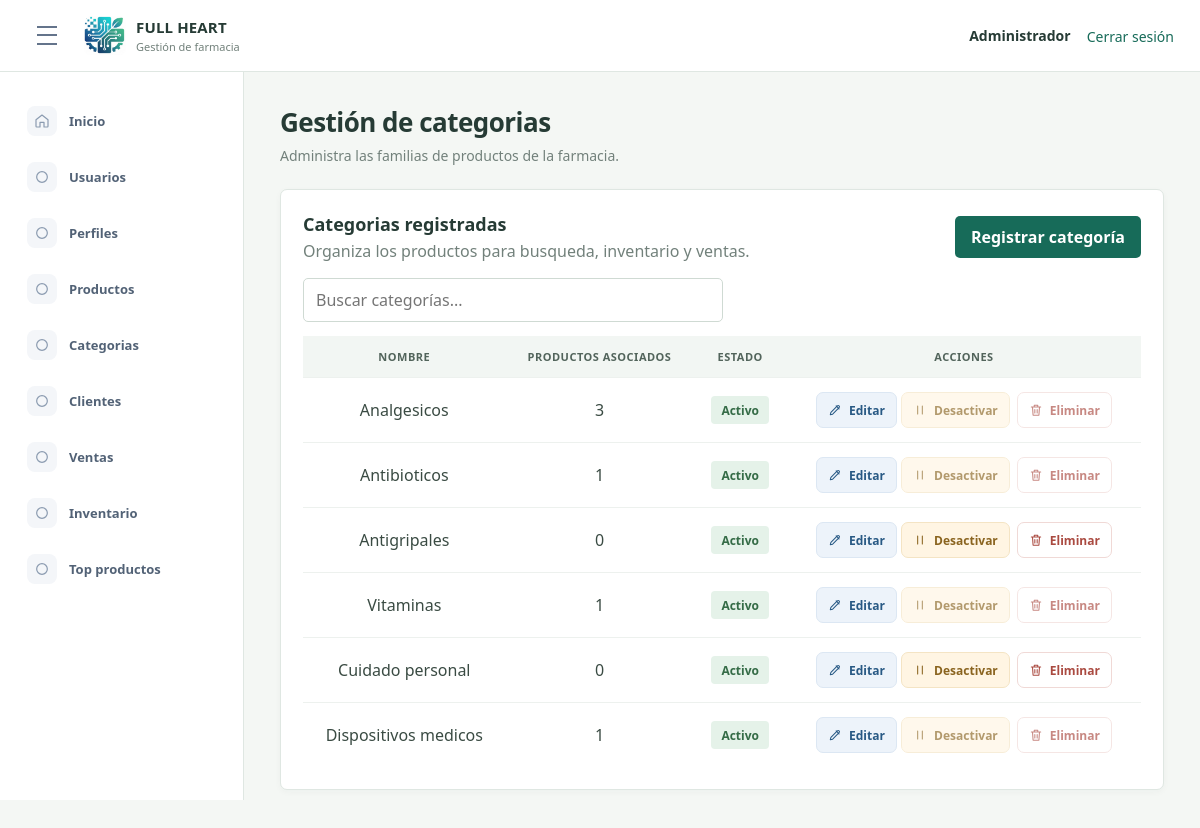
/index.php?route=module/categorias (signed in), run on an earlier commit of the app's database.
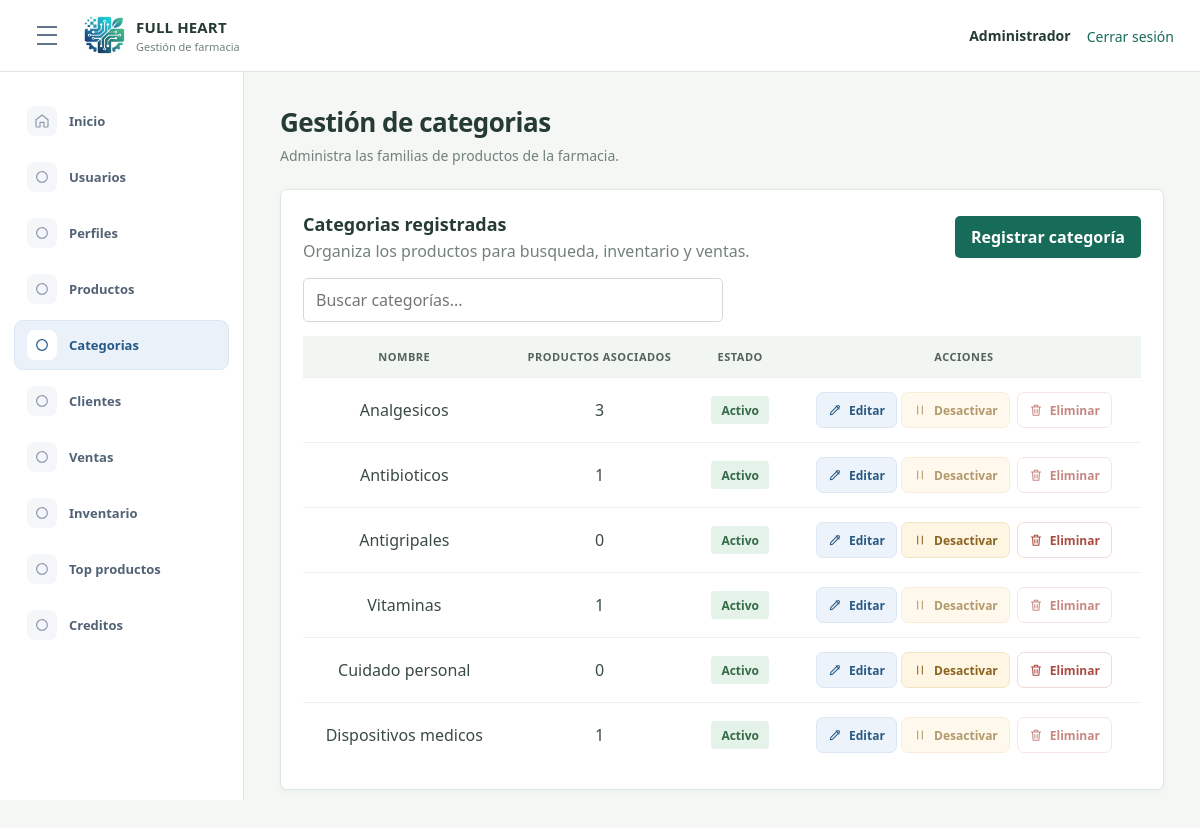
And on a later commit of the database.
### tables this page shows
CREATE TABLE `opcion` (
  `idopcion` int(11) NOT NULL AUTO_INCREMENT,
  `descripcion` varchar(100) NOT NULL,
  `url` varchar(200) NOT NULL,
  `icono` varchar(50) NOT NULL DEFAULT 'fa-circle',
  `estado` tinyint(1) NOT NULL DEFAULT 1,
  `fecha_creacion` datetime NOT NULL DEFAULT current_timestamp(),
  PRIMARY KEY (`idopcion`)
);

CREATE TABLE `categoria` (
  `idcategoria` int(11) NOT NULL AUTO_INCREMENT,
  `nombre` varchar(100) NOT NULL,
  `estado` tinyint(1) DEFAULT 1,
  `fecha_creacion` datetime NOT NULL DEFAULT current_timestamp(),
  PRIMARY KEY (`idcategoria`)
);

### app/Controllers/CategoriaController.php (called while the page is built, shortened)
<?php
class CategoriaController
{
    private Category $categories;
    private Profile $profiles;
    public function __construct(Category $categories, Profile $profiles)
    {
        $this->categories = $categories;
        $this->profiles = $profiles;
    }
    public function index(): void
    {
        $menuOptions = $this->requireAccess("GET");
        $categories = $this->categories->all();
        require __DIR__ . "/../Views/layout/app.php";
    }
    private function requireAccess(string $method): array
    {
        $menuOptions = $this->profiles->menuOptions((int) ($_SESSION["idperfil"] ?? 0));
        foreach ($menuOptions as $option) {
            if (in_array($option["url"] ?? "", ["module/categorias", "vista/categorias.php"], true)) {
                $allowed = true;
                break;
            }
        }
        return $menuOptions;
    }
}

### app/Models/Profile.php (called while the page is built, shortened)
<?php
class Profile
{
    private PDO $db;
    public function __construct(PDO $db)
    {
        $this->db = $db;
    }
    public function menuOptions(int $profileId): array
    {
        $sql = "SELECT o.descripcion, o.url, o.icono
                FROM perfil p
                INNER JOIN opcion o ON o.estado = 1
                LEFT JOIN acceso a ON a.idopcion = o.idopcion AND a.idperfil = p.idperfil
                WHERE p.idperfil = :idperfil
                  AND (UPPER(p.nombre) = 'ADMINISTRADOR' OR a.estado = 1)
                ORDER BY o.idopcion";
        $statement = $this->db->prepare($sql);
        $statement->execute(["idperfil" => $profileId]);
        return $statement->fetchAll();
    }
}

### app/Models/User.php (called while the page is built, shortened)
<?php
class User
{
    private PDO $db;
    public function __construct(PDO $db)
    {
        $this->db = $db;
    }
    public function isActive(int $id): bool
    {
        $statement = $this->db->prepare("SELECT 1 FROM usuario WHERE idusuario = :id AND estado = 1");
        $statement->execute(["id" => $id]);
        return $statement->fetchColumn() !== false;
    }
}

### app/Models/Category.php (called while the page is built, shortened)
<?php
class Category
{
    private PDO $db;
    public function __construct(PDO $db)
    {
        $this->db = $db;
    }
    public function all(): array
    {
        return $this->db->query("SELECT c.idcategoria, c.nombre, c.estado, c.fecha_creacion,
                                       COUNT(p.idproducto) AS productos_asociados
                                FROM categoria c
                                LEFT JOIN producto p ON p.idcategoria = c.idcategoria
                                WHERE c.estado <> 2
                                GROUP BY c.idcategoria, c.nombre, c.estado, c.fecha_creacion
                                ORDER BY c.idcategoria")->fetchAll(PDO::FETCH_ASSOC);
    }
}

### app/Views/categorias/index.php (the view, shortened to what the changed rows need)
<div class="page-title">
    <h1>Gestión de categorias</h1>
</div>
<section class="panel">
    <div class="section-toolbar">
        <div>
            <h2>Categorias registradas</h2>
        </div>
    </div>
    <div class="table-wrap">
        <table class="data-table" id="categorias-table-1">
            <thead>
                <tr>
                    <th scope="col">Nombre</th>
                <th scope="col">Productos asociados</th>
                <th scope="col">Estado</th>
                    <th scope="col">Acciones</th>
                </tr>
            </thead>
            <tbody>
                <?php foreach ($categories as $category): ?>
                    <tr>
                        <td><?= htmlspecialchars($category["nombre"], ENT_QUOTES, "UTF-8") ?></td>
                        <td><?= (int) $category["productos_asociados"] ?></td>
                        <td><span class="status-badge <?= (int) $category["estado"] === 1 ? "is-active" : "is-muted" ?>"><?= (int) $category["estado"] === 1 ? "Activo" : "Inactivo" ?></span></td>
                        <td class="action-cell">
                            <a class="btn btn-action-edit btn-sm" data-modal-edit href="index.php?route=module/categorias/editar&amp;id=<?= (int) $category["idcategoria"] ?>"><svg aria-hidden="true" viewBox="0 0 24 24"><path d="m14 5 5 5M4 20l4-.8L19 8a2.1 2.1 0 0 0-3-3L5 16z"/></svg><span>Editar</span></a>
                            <form action="index.php?route=module/categorias/estado" method="post">
                                <?php if ((int) $category["estado"] === 1): ?>
                                    <button class="btn btn-action-disable btn-sm" type="submit" name="accion" value="desactivar" data-confirm="La categoría quedará inactiva temporalmente. ¿Continuar?" <?= (int) $category["productos_asociados"] > 0 ? 'disabled title="Reasigna primero los productos asociados."' : '' ?>><svg aria-hidden="true" viewBox="0 0 24 24"><path d="M8 5v14M16 5v14"/></svg><span>Desactivar</span></button>
                                    <button class="btn btn-action-delete btn-sm" type="submit" name="accion" value="eliminar" data-confirm="La categoría quedará inactiva y conservará sus productos. ¿Continuar?" <?= (int) $category["productos_asociados"] > 0 ? 'disabled title="Reasigna primero los productos asociados."' : '' ?>><svg aria-hidden="true" viewBox="0 0 24 24"><path d="M4 7h16M10 11v6M14 11v6M6 7l1 14h10l1-14M9 7V4h6v3"/></svg><span>Eliminar</span></button>
                                <?php else: ?>
                                    <button class="btn btn-action-enable btn-sm" type="submit" name="accion" value="activar"><svg aria-hidden="true" viewBox="0 0 24 24"><path d="M5 12h14M13 6l6 6-6 6"/></svg><span>Activar</span></button>
                                <?php endif; ?>
                            </form>
                        </td>
                    </tr>
                <?php endforeach; ?>
            </tbody>
        </table>
    </div>
</section>

### app/Views/layout/sidebar.php (shortened to what the changed rows need)
<?php $currentRoute = $_GET["route"] ?? "dashboard"; ?>
<aside class="sidebar">
    <nav aria-label="Menu principal">
        <?php foreach ($menuOptions as $option): ?>
            <?php $route = $option["url"] ?? ""; ?>
            <?php
                $icons = [
                    "module/usuarios" => '<circle cx="9" cy="8" r="3"/><path d="M3 20v-1a6 6 0 0 1 12 0v1zM16 5.5a3 3 0 0 1 0 5.8M18 14a5 5 0 0 1 3 4.5V20h-3"/>',
                    "module/perfiles" => '<rect x="5" y="3" width="14" height="18" rx="2"/><path d="M9 3.5h6M9 10h6M9 14h6M9 18h3"/>',
                    "module/productos" => '<path d="m4 7 8-4 8 4-8 4zM4 7v10l8 4 8-4V7M12 11v10"/>',
                    "module/categorias" => '<path d="M20 13 11 22l-9-9V3h10z"/><circle cx="7" cy="7" r="1"/>',
                    "module/clientes" => '<rect x="4" y="3" width="16" height="18" rx="2"/><circle cx="12" cy="9" r="3"/><path d="M8 17a4 4 0 0 1 8 0"/>',
                    "module/ventas" => '<path d="M3 4h2l2.5 11h11L21 7H6M9 19h.01M18 19h.01"/>',
                    "module/inventario" => '<path d="M3 21h18M5 21V8l7-5 7 5v13M9 21v-6h6v6M9 10h.01M15 10h.01"/>',
                    "module/top-productos" => '<path d="M4 20V10M10 20V4M16 20v-7M22 20H2"/>',
                    "module/creditos" => '<rect x="3" y="6" width="18" height="13" rx="2"/><path d="M3 10h18M7 15h4"/>'
                ];
                $icon = $icons[$route] ?? '<circle cx="12" cy="12" r="8"/>';
            ?>
            <a href="index.php?route=<?= urlencode($route) ?>" <?= ($currentRoute === $route || str_starts_with($currentRoute, $route . "/")) ? 'aria-current="page"' : "" ?>>
                <span class="nav-icon" aria-hidden="true"><svg viewBox="0 0 24 24"><?= $icon ?></svg></span>
                <span><?= htmlspecialchars($option["descripcion"]) ?></span>
            </a>
        <?php endforeach; ?>
    </nav>
</aside>

What changed in the data, as far as the page shows it:
changed opcion "Categorias": url "vista/categorias.php" → "module/categorias" (drawn)
added opcion: descripcion "Creditos"
